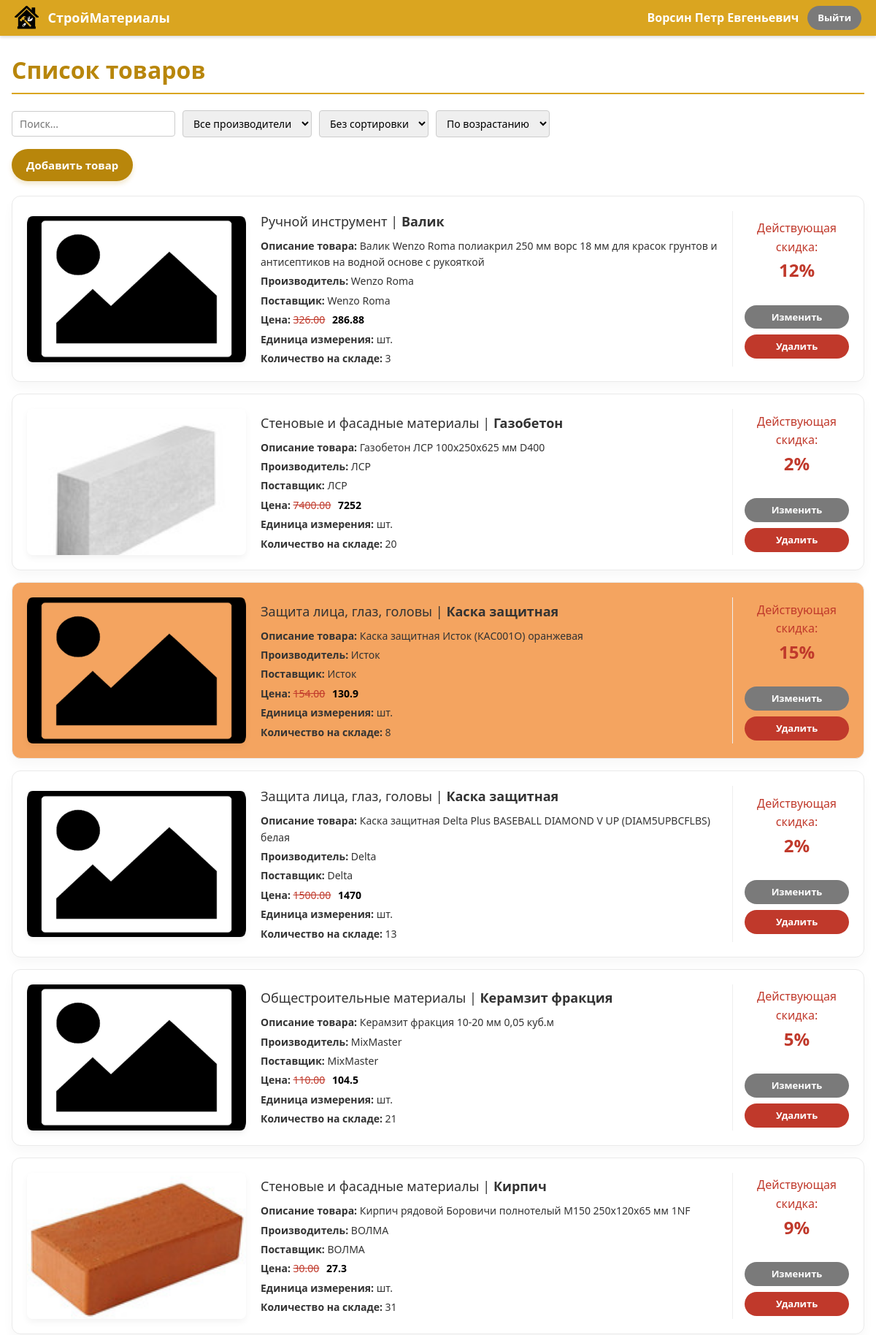
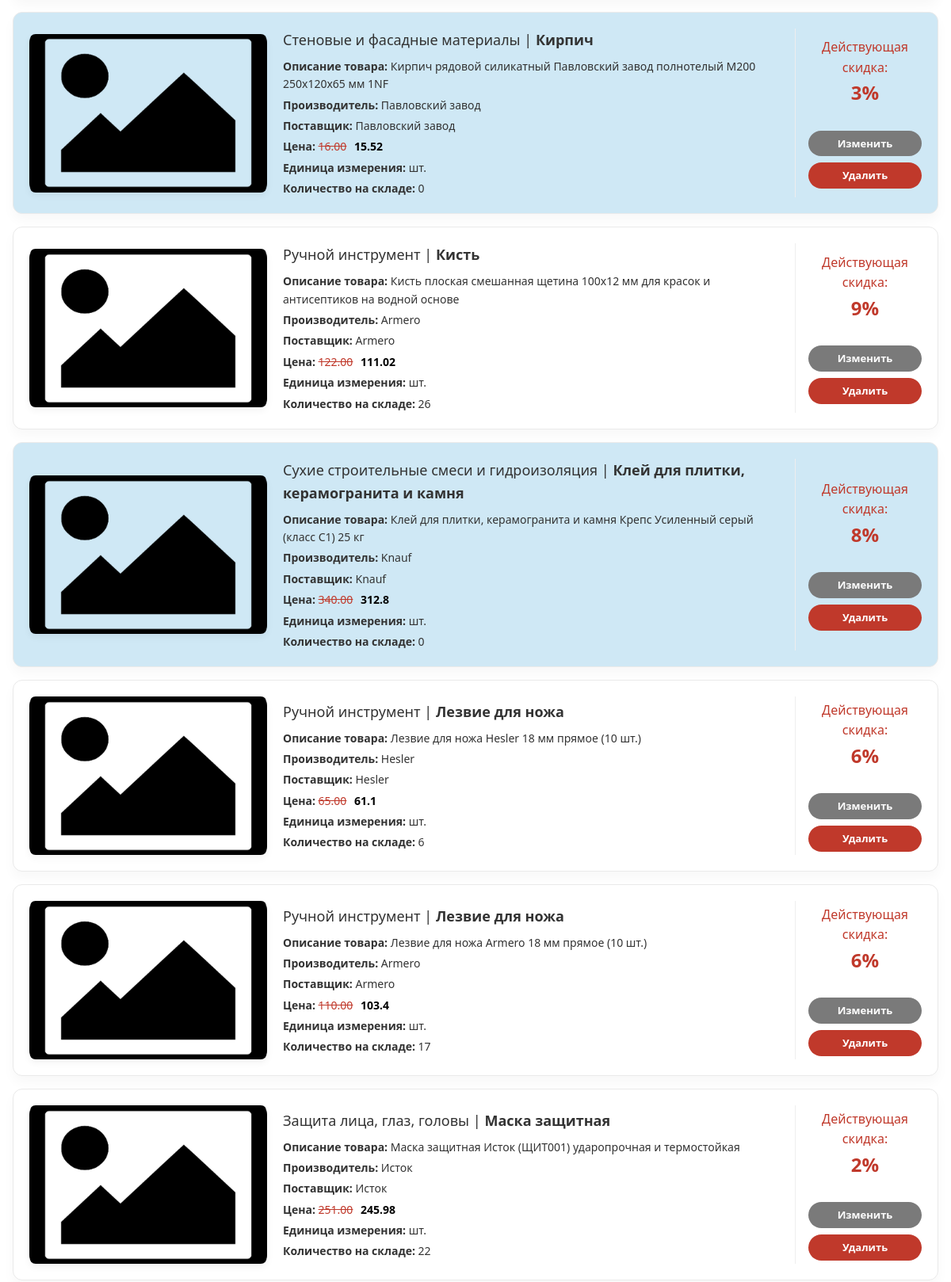
/dashboard.php (signed in, upper part), run on the app's committed database (2 pictures, top to bottom).
### tables this page shows
CREATE TABLE products (
    id INT PRIMARY KEY AUTO_INCREMENT,
    article VARCHAR(20) NOT NULL UNIQUE,
    name VARCHAR(200) NOT NULL,
    category_id INT NOT NULL,
    description TEXT,
    manufacturer_id INT NOT NULL,
    supplier_id INT NOT NULL,
    unit_id INT NOT NULL,
    price DECIMAL(10,2) NOT NULL CHECK (price >= 0),
    stock INT NOT NULL DEFAULT 0 CHECK (stock >= 0),
    discount INT NOT NULL DEFAULT 0 CHECK (discount BETWEEN 0 AND 100),
    photo VARCHAR(100) DEFAULT NULL,
    CONSTRAINT fk_prod_cat FOREIGN KEY (category_id) REFERENCES categories(id),
    CONSTRAINT fk_prod_man FOREIGN KEY (manufacturer_id) REFERENCES manufacturers(id),
    CONSTRAINT fk_prod_sup FOREIGN KEY (supplier_id) REFERENCES suppliers(id),
    CONSTRAINT fk_prod_unit FOREIGN KEY (unit_id) REFERENCES units(id)
);

CREATE TABLE categories (
    id INT PRIMARY KEY AUTO_INCREMENT,
    name VARCHAR(150) NOT NULL UNIQUE
);

CREATE TABLE manufacturers (
    id INT PRIMARY KEY AUTO_INCREMENT,
    name VARCHAR(150) NOT NULL UNIQUE
);

CREATE TABLE suppliers (
    id INT PRIMARY KEY AUTO_INCREMENT,
    name VARCHAR(150) NOT NULL UNIQUE
);

CREATE TABLE units (
    id INT PRIMARY KEY AUTO_INCREMENT,
    name VARCHAR(20) NOT NULL UNIQUE
);

### config.php (called while the page is built, shortened)
<?php
function e($s) {
    return htmlspecialchars((string)$s, ENT_QUOTES, 'UTF-8');
}

### item_repository.php (the view, shortened to what this page needs)
<?php
function getItemsFromDb(mysqli $dbConnection, array $in): array {
    $search    = trim($in['search'] ?? '');
    $sortField = $in['sort']  ?? '';
    $sortDir   = ($in['dir']  ?? 'asc') === 'desc' ? 'desc' : 'asc';
    $manFilter = $in['man']   ?? '';
    $orderClause = 'ORDER BY p.name';
    $sql = "SELECT p.*, c.name AS category_name, m.name AS manufacturer_name,
                   s.name AS supplier_name, u.name AS unit_name
            FROM products p
            JOIN categories c     ON p.category_id = c.id
            JOIN manufacturers m  ON p.manufacturer_id = m.id
            JOIN suppliers s      ON p.supplier_id = s.id
            JOIN units u          ON p.unit_id = u.id
            WHERE 1=1";
    $params = [];
    $sql .= ' ' . $orderClause;
    $stmt = $dbConnection->prepare($sql);
    $stmt->execute();
    $products = $stmt->get_result()->fetch_all(MYSQLI_ASSOC);
    return $products;
}
function generateItemCards(array $products, string $role): string {
    $html = '';
    foreach ($products as $p) {
        $rowClass = 'item-box';
        if ((int)$p['stock'] === 0) {
            $rowClass .= ' highlight-out';
        } elseif ((int)$p['discount'] > 12) {
            $rowClass .= ' highlight-sale';
        }
        $discounted = (int)$p['discount'] > 0;
        $finalPrice = $discounted
            ? round($p['price'] * (100 - $p['discount']) / 100, 2)
            : (float)$p['price'];
        $photoField = $p['photo'] ?? '';
        $photoPath = (strpos($photoField, 'assets/photos/') === 0) ? $photoField : 'assets/photos/' . $photoField;
        $photo = $photoField && file_exists(__DIR__ . '/' . $photoPath)
            ? $photoPath
            : 'assets/picture.png';
        $html .= '<div class="' . $rowClass . '">';
        $html .= '<div class="box-image-side">';
        $html .= '<img src="' . e($photo) . '" alt="" class="item-picture" onerror="this.src=\'assets/picture.png\'">';
        $html .= '</div>';
        $html .= '<div class="box-info-side">';
        $html .= '<div class="item-heading">' . e($p['category_name']) . ' | <strong>' . e($p['name']) . '</strong></div>';
        $html .= '<div class="item-specs-stack">';
        $html .= '<p><strong>Описание товара:</strong> ' . e($p['description']) . '</p>';
        $html .= '<p><strong>Производитель:</strong> ' . e($p['manufacturer_name']) . '</p>';
        $html .= '<p><strong>Поставщик:</strong> ' . e($p['supplier_name']) . '</p>';
        $html .= '<p><strong>Цена:</strong> ';
        if ($discounted) {
            $html .= '<span class="old-cost">' . e($p['price']) . '</span> <span class="new-cost">' . e($finalPrice) . '</span>';
        } else {
            $html .= e($p['price']);
        }
        $html .= '</p>';
        $html .= '<p><strong>Единица измерения:</strong> ' . e($p['unit_name']) . '</p>';
        $html .= '<p><strong>Количество на складе:</strong> ' . (int)$p['stock'] . '</p>';
        $html .= '</div>';
        $html .= '</div>';
        $html .= '<div class="box-action-side">';
        if ($discounted) {
            $html .= '<div class="item-sale">Действующая скидка:<br><strong>' . (int)$p['discount'] . '%</strong></div>';
        }
        if ($role === 'admin') {
            $html .= '<div class="actions card-actions">';
            $html .= '<a class="btn btn-alt btn-small" href="item_edit.php?id=' . (int)$p['id'] . '">Изменить</a>';
            $html .= '<a class="btn btn-warn btn-small" href="item_remove.php?id=' . (int)$p['id'] . '" onclick="return confirm(\'Удалить товар?\')">Удалить</a>';
            $html .= '</div>';
        }
        $html .= '</div>';
        $html .= '</div>';
    }
    return $html;
}

### dashboard.php (shortened to what this page needs)
<?php
require_once 'config.php';
require_once 'item_repository.php';
$role = $_SESSION['role'];
$fullName = $_SESSION['full_name'];
$search    = trim($_GET['search'] ?? '');
$sortField = $_GET['sort']  ?? '';
$sortDir   = ($_GET['dir'] ?? 'asc') === 'desc' ? 'desc' : 'asc';
$products = getItemsFromDb($dbConnection, $_GET);
?>
<!DOCTYPE html>
<html lang="ru">
<head>
    <link rel="stylesheet" href="theme.css">
</head>
<body>
<div class="navbar">
    <div class="navbar-left">
        <img src="assets/logo.png" alt="Логотип" class="logo-sm" onerror="this.style.display='none'">
        <span class="brand">СтройМатериалы</span>
    </div>
    <div class="navbar-right">
        <span class="user-name-display"><?= e($fullName) ?></span>
        <a class="btn btn-alt btn-small" href="logout.php">Выйти</a>
    </div>
</div>
<div class="container">
    <h1>Список товаров</h1>
    <?php if ($role === 'manager' || $role === 'admin'): ?>
    <div class="filters" id="filters">
        <input type="text" id="search" placeholder="Поиск..." value="<?= e($search) ?>"
               autocomplete="off">
        <select id="man">
            <option value="">Все производители</option>
        </select>
        <select id="sort">
            <?php
            $opts = ['' => 'Без сортировки', 'stock' => 'Количество', 'price' => 'Цена', 'discount' => 'Скидка'];
            foreach ($opts as $k => $v):
            ?>
                <option value="<?= $k ?>" <?= $sortField === $k ? 'selected' : '' ?>><?= $v ?></option>
            <?php endforeach; ?>
        </select>
        <select id="dir">
            <option value="asc"  <?= $sortDir === 'asc'  ? 'selected' : '' ?>>По возрастанию</option>
        </select>
    </div>
    <?php endif; ?>
    <?php if ($role === 'admin'): ?>
        <p><a class="btn btn-primary" href="item_edit.php">Добавить товар</a></p>
    <?php endif; ?>
    <div class="items-layout" id="itemsContainer">
        <?= generateItemCards($products, $role) ?>
    </div>
</div>
</body>
</html>

### theme.css (style rules this page uses)
* { box-sizing: border-box; }
body { margin: 0; font-family: Calibri, "Segoe UI", Arial, sans-serif; background: #ffffff; color: #333333; line-height: 1.6; }
.navbar { display: flex; justify-content: space-between; align-items: center; background: #DAA520; padding: 8px 20px; color: #fff; box-shadow: 0 2px 4px rgba(0,0,0,.15); }
.navbar-left, .navbar-right { display: flex; align-items: center; gap: 12px; }
.brand { font-weight: bold; font-size: 18px; }
.logo-sm { height: 32px; width: auto; }
.user-name-display { font-weight: bold; }
.container { max-width: 1200px; margin: 20px auto; padding: 0 16px 40px; }
h1 { color: #B8860B; border-bottom: 2px solid #DAA520; padding-bottom: 6px; }
.btn { display: inline-block; padding: 10px 20px; border: none; border-radius: 25px; cursor: pointer; font-family: inherit; font-size: 15px; font-weight: bold; text-decoration: none; color: #fff; transition: all 0.2s ease-in-out; }
.btn-primary { background: #B8860B; box-shadow: 0 4px 6px rgba(184, 134, 11, 0.2); }
.btn-alt { background: #7a7a7a; }
.btn-warn { background: #c0392b; }
.btn-small { padding: 6px 14px; font-size: 13px; }
.actions { white-space: nowrap; }
.highlight-sale { background: #F4A460 !important; }
.highlight-out { background: #cfe8f5 !important; }
.old-cost { text-decoration: line-through; color: #c0392b; }
.new-cost { color: #000; font-weight: bold; margin-left: 6px; }
.filters { display: flex; flex-wrap: wrap; gap: 10px; margin: 12px 0; align-items: center; }
.filters input[type=text], .filters select { padding: 7px 10px; border: 1px solid #ccc; border-radius: 4px; font-family: inherit; font-size: 14px; }
.filters input[type=text] { min-width: 200px; }
.items-layout, .orders-layout { display: flex; flex-direction: column; gap: 16px; margin: 20px 0; }
.item-box, .order-box { display: flex; background: #fff; border: 1px solid #eaeaea; border-radius: 12px; padding: 20px; box-shadow: 0 8px 15px rgba(0,0,0,0.03); align-items: stretch; justify-content: space-between; transition: box-shadow 0.2s ease; }
.box-image-side { flex: 0 0 auto; margin-right: 20px; display: flex; flex-direction: column; justify-content: center; }
.item-picture { width: 300px; height: 200px; object-fit: cover; border-radius: 8px; border: none; box-shadow: 0 4px 10px rgba(0,0,0,0.05); }
.box-info-side { flex: 1 1 auto; display: flex; flex-direction: column; justify-content: center; }
.item-heading { font-size: 18px; margin-bottom: 8px; color: #333; }
.item-specs-stack { display: flex; flex-direction: column; gap: 4px; font-size: 14px; }
.item-specs-stack p { margin: 0; }
.box-action-side { flex: 0 0 160px; display: flex; flex-direction: column; justify-content: center; align-items: center; text-align: center; border-left: 1px solid #eee; padding-left: 16px; margin-left: 16px; gap: 16px; }
.item-sale { font-size: 16px; color: #c0392b; margin-bottom: 12px; }
.item-sale strong { font-size: 24px; }
.card-actions { display: flex; flex-direction: column; gap: 8px; width: 100%; }
.card-actions .btn { width: 100%; text-align: center; }

### data on the page
products: category.name "Ручной инструмент", name "Валик", description "Валик Wenzo Roma полиакрил 250 мм ворс 18 мм для красок грунтов и антисептиков на водной основе с рукояткой", manufacturer.name "Wenzo Roma", supplier.name "Wenzo Roma", price "326.00", finalPrice "286.88", unit.name "шт.", stock "3", discount "12"
products: photo (picture), category.name "Стеновые и фасадные материалы", name "Газобетон", description "Газобетон ЛСР 100х250х625 мм D400", manufacturer.name "ЛСР", supplier.name "ЛСР", price "7400.00", finalPrice "7252", unit.name "шт.", stock "20", discount "2"
products: category.name "Защита лица, глаз, головы", name "Каска защитная", description "Каска защитная Исток (КАС001О) оранжевая", manufacturer.name "Исток", supplier.name "Исток", price "154.00", finalPrice "130.9", unit.name "шт.", stock "8", discount "15"
products: category.name "Защита лица, глаз, головы", name "Каска защитная", description "Каска защитная Delta Plus BASEBALL DIAMOND V UP (DIAM5UPBCFLBS) белая", manufacturer.name "Delta", supplier.name "Delta", price "1500.00", finalPrice "1470", unit.name "шт.", stock "13", discount "2"
products: category.name "Общестроительные материалы", name "Керамзит фракция", description "Керамзит фракция 10-20 мм 0,05 куб.м", manufacturer.name "MixMaster", supplier.name "MixMaster", price "110.00", finalPrice "104.5", unit.name "шт.", stock "21", discount "5"
products: photo (picture), category.name "Стеновые и фасадные материалы", name "Кирпич", description "Кирпич рядовой Боровичи полнотелый М150 250х120х65 мм 1NF", manufacturer.name "ВОЛМА", supplier.name "ВОЛМА", price "30.00", finalPrice "27.3", unit.name "шт.", stock "31", discount "9"
products: category.name "Стеновые и фасадные материалы", name "Кирпич", description "Кирпич рядовой силикатный Павловский завод полнотелый М200 250х120х65 мм 1NF", manufacturer.name "Павловский завод", supplier.name "Павловский завод", price "16.00", finalPrice "15.52", unit.name "шт.", stock "0", discount "3"
products: category.name "Ручной инструмент", name "Кисть", description "Кисть плоская смешанная щетина 100х12 мм для красок и антисептиков на водной основе", manufacturer.name "Armero", supplier.name "Armero", price "122.00", finalPrice "111.02", unit.name "шт.", stock "26", discount "9"
products: category.name "Сухие строительные смеси и гидроизоляция", name "Клей для плитки, керамогранита и камня", description "Клей для плитки, керамогранита и камня Крепс Усиленный серый (класс С1) 25 кг", manufacturer.name "Knauf", supplier.name "Knauf", price "340.00", finalPrice "312.8", unit.name "шт.", stock "0", discount "8"
products: category.name "Ручной инструмент", name "Лезвие для ножа", description "Лезвие для ножа Hesler 18 мм прямое (10 шт.)", manufacturer.name "Hesler", supplier.name "Hesler", price "65.00", finalPrice "61.1", unit.name "шт.", stock "6", discount "6"
products: category.name "Ручной инструмент", name "Лезвие для ножа", description "Лезвие для ножа Armero 18 мм прямое (10 шт.)", manufacturer.name "Armero", supplier.name "Armero", price "110.00", finalPrice "103.4", unit.name "шт.", stock "17", discount "6"
products: category.name "Защита лица, глаз, головы", name "Маска защитная", description "Маска защитная Исток (ЩИТ001) ударопрочная и термостойкая", manufacturer.name "Исток", supplier.name "Исток", price "251.00", finalPrice "245.98", unit.name "шт.", stock "22", discount "2"

### other printed values
$fullName "Ворсин Петр Евгеньевич"
form field value "Без сортировки"
